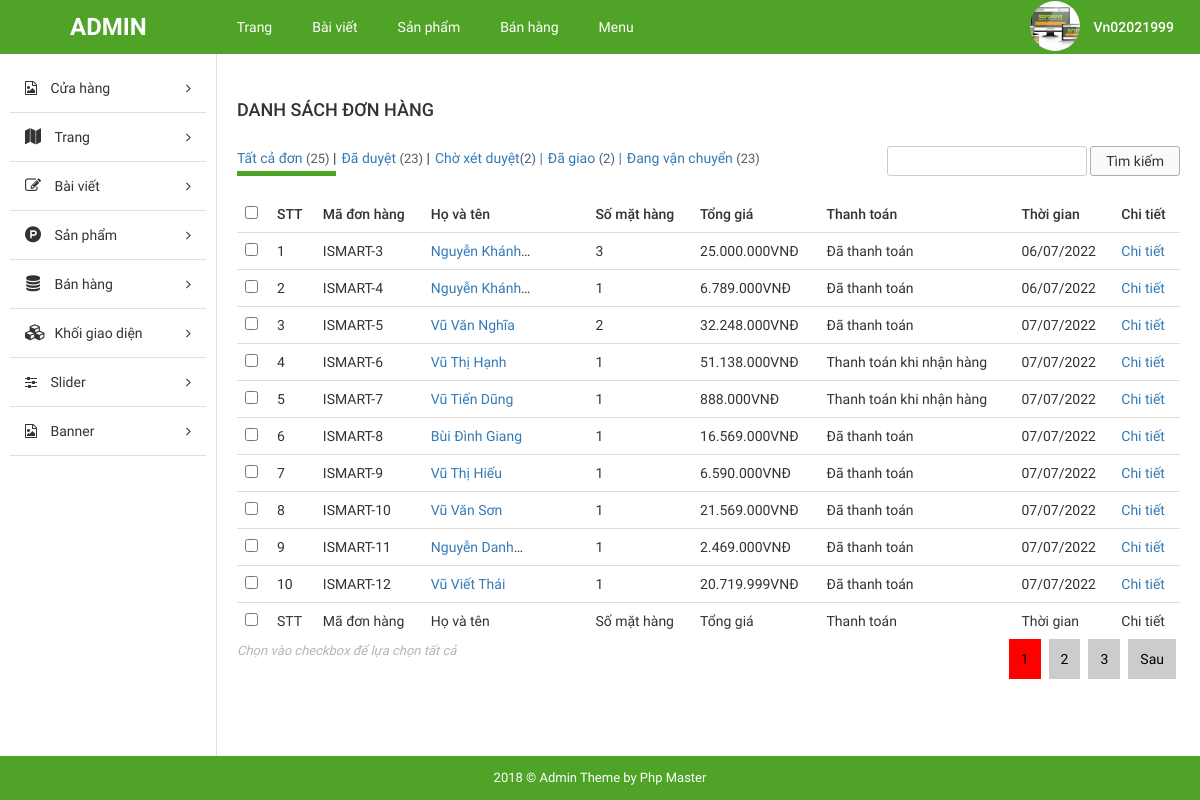
/admin/index.php (signed in), run on the app's committed database.
### tables this page shows
CREATE TABLE `tbl_order` (
  `order_id` int(4) unsigned NOT NULL AUTO_INCREMENT,
  `cus_id` int(5) NOT NULL,
  `product_infor` varchar(100) NOT NULL,
  `status` enum('1','2') DEFAULT '1',
  `is_checkout` enum('1','2') NOT NULL,
  `date_cre` int(40) NOT NULL,
  `total_cost` int(40) NOT NULL,
  `is_checked` enum('1','2') NOT NULL DEFAULT '1',
  PRIMARY KEY (`order_id`)
);

CREATE TABLE `tbl_customer` (
  `customer_id` int(5) unsigned NOT NULL AUTO_INCREMENT,
  `fullname` varchar(40) NOT NULL,
  `date_cre` int(40) NOT NULL,
  `phone` varchar(14) NOT NULL,
  `address` varchar(200) NOT NULL,
  `email` varchar(100) NOT NULL,
  `number_ordered` int(5) NOT NULL DEFAULT 1,
  PRIMARY KEY (`customer_id`)
);

### admin/modules/checkout/controllers/indexController.php (called while the page is built, shortened)
<?php
function indexAction()
{
    $currentPage = isset($_GET['page']) ? $_GET['page'] : 1;
    $data['currentPage']= $currentPage;
    $type = isset($_GET['type']) ? $_GET['type']: 0;
    $active = $type;
    switch ($type) {
        case 0:
            $listOrder = get_list_order_by_page($currentPage);
            $total= get_list_order();
            break;
    }
    $data['active'] =$active;
$data['total']= count($total);
    $data['listOrder'] = $listOrder;
    load_view('index', $data);
}

### admin/config/default.php (called while the page is built, shortened)
<?php
$config['base_url']= "http://localhost/unitop/backend/project/ismart.com/admin/";
$config['default_module']= "checkout";
$config['default_controller']="index";
$config['default_action']="index";
$config['numberProductPerPage']= 10;
?>

### admin/config/email.php (called while the page is built)
<?php
$config['email']=[
    'host'=>"smtp.gmail.com",
    'username'=>'vn0202.nd@gmail.com',
    'password'=>"nghia02021998",
    'SMTPSecure'=>"TLS",
    'port'=>587,
    'fullname'=>"Vũ Văn Nghĩa"
]
?>

### admin/libraries/database.php (called while the page is built, shortened)
<?php
function db_query($query_string){
    global $conn;
    $mysql_result = mysqli_query($conn,$query_string);
        return $mysql_result;
}
function db_fetch_row($query_string){
    $mysql_result= db_query($query_string);
    $result = mysqli_fetch_assoc($mysql_result);
    return $result;
}
function db_fetch_array($query_string){
    $result=[];
    $mysql_result= db_query($query_string);
    if(mysqli_num_rows($mysql_result)>0){
        while($row= mysqli_fetch_assoc($mysql_result)){
            $result[]= $row;
        }
    }
    return $result;
}

### admin/core/appload.php (called while the page is built, shortened)
<?php
require CONFIGPATH . DIRECTORY_SEPARATOR . "database.php";
require CONFIGPATH. DIRECTORY_SEPARATOR . "default.php";
require CONFIGPATH . DIRECTORY_SEPARATOR. "email.php";
require COREPATH.DIRECTORY_SEPARATOR . "base.php";
require COREPATH. DIRECTORY_SEPARATOR . "router.php";
?>

### admin/index.php (called while the page is built, shortened)
<?php
 require COREPATH. DIRECTORY_SEPARATOR . "appload.php";
?>

### admin/helper/string.php (called while the page is built)
<?php
function convert_price_to_string($price, $unit = "VNĐ")
{
    $price = (int)$price;
    return  number_format($price, 0, ".", ".") . $unit;
}
?>

### admin/modules/checkout/views/indexView.php (the view, shortened to what this page needs)
<div id="main-content-wp" class="list-product-page">
    <div class="wrap clearfix">
        <div id="content" class="fl-right">
            <div class="section" id="title-page">
                <div class="clearfix">
                    <h3 id="index" class="fl-left">Danh sách đơn hàng</h3>
                </div>
            </div>
            <div class="section" id="detail-page">
                <div class="section-detail">
                    <div class="filter-wp clearfix">
                        <ul class="post-status fl-left">
                            <li class="all <?php echo $active== 0 ? 'active': ""?>"><a href="?mod=checkout&type=0"  >Tất cả đơn <span class="count">(<?php echo count(get_list_order())?>)</span></a> |</li>
                            <li class="publish <?php echo $active== 1 ? 'active': ""?>"><a href="?mod=checkout&type=1">Đã duyệt <span class="count">(<?php echo get_number_by_condtion("`is_checked`='2'")?>)</span></a> |</li>
                            <li class="pending <?php echo $active== 2 ? 'active': ""?>"><a href="?mod=checkout&type=2">Chờ xét duyệt<span class="count">(<?php echo get_number_by_condtion("`is_checked`='1'")?>)</span> |</a></li>
                            <li class="finished <?php echo $active== 3 ? 'active': ""?>"><a href="?mod=checkout&type=3">Đã giao <span class="count">(<?php echo get_number_by_condtion("`status`='2'")?>)</span> |</a></li>
                            <li class="dispathing <?php echo $active==4 ? 'active': ""?>"><a href="?mod=checkout&type=4">Đang vận chuyển <span class="count">(<?php echo get_number_by_condtion("`status`='1'")?>)</span> </a></li>
                        </ul>
                        <form method="GET" class="form-s fl-right">
                            <input type="text" name="s" id="s">
                            <input type="submit" name="sm_s" value="Tìm kiếm">
                        </form>
                    </div>
                    <?php  if(!empty($listOrder)){?>
                    <div class="table-responsive">
                        <table class="table list-table-wp">
                            <thead>
                                <tr>
                                    <td><input type="checkbox" name="checkAll" id="checkAll"></td>
                                    <td><span class="thead-text">STT</span></td>
                                    <td><span class="thead-text">Mã đơn hàng</span></td>
                                    <td><span class="thead-text">Họ và tên</span></td>
                                    <td><span class="thead-text">Số mặt hàng</span></td>
                                    <td><span class="thead-text">Tổng giá</span></td>
                                    <td><span class="tfoot-text">Thanh toán</span></td>
                                    <td><span class="thead-text">Thời gian</span></td>
                                    <td><span class="thead-text">Chi tiết</span></td>
                                </tr>
                            </thead>
                            <tbody>
                                <?php
                                $i = 0;
                                  foreach($listOrder as $item){ $i++;
                                  $customer = get_infor_customer($item['cus_id']);
                                  ?>
                                <tr>
                                    <td><input type="checkbox" name="checkItem[]" class="checkItem" value="<?php echo $item['order_id']?>"></td>
                                    <td><span class="tbody-text"><?php echo $i; ?></h3></span>
                                    <td><span class="tbody-text">ISMART-<?php echo $item['order_id']?></h3></span>
                                    <td>
                                        <div class="tb-title fl-left">
                                            <a href="" title=""><?php echo $customer['fullname'] ?></a>
                                        </div>
                                    </td>
                                    <td><span class="tbody-text"><?php echo count( get_number_product_in_order($item["order_id"]))?></span></td>
                                    <td><span class="tbody-text"><?php echo convert_price_to_string($item['total_cost'],"VNĐ")?></span></td>
                                    <td><span class="tbody-text"><?php get_type_payment($item['is_checkout'])?></span></td>
                                    <td><span class="tbody-text"><?php echo date("d/m/Y",$item['date_cre'])?></span></td>
                                    <td><a href="?mod=checkout&action=detailOrder&id=<?php echo $item['order_id']?>" title="" class="tbody-text">Chi tiết</a></td>
                                </tr>
                                <?php }?>
                            </tbody>
                            <tfoot>
                                <tr>
                                    <td><input type="checkbox" name="checkAll" id="checkAll"></td>
                                    <td><span class="tfoot-text">STT</span></td>
                                    <td><span class="tfoot-text">Mã đơn hàng</span></td>
                                    <td><span class="tfoot-text">Họ và tên</span></td>
                                    <td><span class="tfoot-text">Số mặt hàng</span></td>
                                    <td><span class="tfoot-text">Tổng giá</span></td>
                                    <td><span class="tfoot-text">Thanh toán</span></td>
                                    <td><span class="tfoot-text">Thời gian</span></td>
                                    <td><span class="tfoot-text">Chi tiết</span></td>
                                </tr>
                            </tfoot>
                        </table>
                    </div>
                    <?php }else{
                echo " Hiện chưa có đơn hàng nào";
            }?>
                </div>
            </div>
            <div class="section" id="paging-wp">
                <div class="section-detail clearfix">
                    <p id="desc" class="fl-left">Chọn vào checkbox để lựa chọn tất cả</p>
                    <?php
                  echo   get_pagin($total,$currentPage,"?mod=checkout&page=");
                    ?>
                </div>
            </div>
        </div>
    </div>
</div>

### admin/core/base.php (shortened to what this page needs)
<?php
function get_header($name = "")
{
    if (empty($name)) {
        $name = "header";
    } else {
        $name = "header-{$name}";
    }
    $path = LAYOUTPATH . DIRECTORY_SEPARATOR . $name . ".php";
    if (file_exists($path)) {
        require $path;
    } else {
        echo "Can't find {$path}";
    }
}
function get_footer($name = "")
{
    if (empty($name)) {
        $name = "footer";
    } else {
        $name = "footer-{$name}";
    }
    $path = LAYOUTPATH . DIRECTORY_SEPARATOR . $name . ".php";
    if (file_exists($path)) {
        require $path;
    } else {
        echo "Can't find {$path}";
    }
}
function get_sibar($name = "",$data=[])
{
    if (empty($name)) {
        $name = "sibar";
    } else {
        $name = "sibar-{$name}";
    }
    $path = LAYOUTPATH . DIRECTORY_SEPARATOR . $name . ".php";
    if (file_exists($path)) {
        if(is_array($data)){
            foreach($data as $key=>$val)
            {
                $$key=$val;
            }
        }
        require $path;
    } else {
        echo " Can't find {$path}";
    }
}
function get_module()
{
    global $config;
    $module = isset($_GET['mod']) ? $_GET['mod'] : $config['default_module'];
    return $module;
}
function load_view($name, $data_send=[]){
    $data= $data_send;
$path = MODULESPATH . DIRECTORY_SEPARATOR . get_module(). DIRECTORY_SEPARATOR. "views". DIRECTORY_SEPARATOR. $name."View.php" ;
if(file_exists($path)){
    require $path;
}
else{
    echo " Can't find {$path}";
}
}
function call_function($lists){
    if(is_array($lists)&& !empty($lists)){
        foreach($lists as $key=>$f){
            if(function_exists($f())){
                $f();
            }
        }
    }
}

### admin/modules/checkout/models/indexModel.php (shortened to what this page needs)
<?php
function get_list_order($condition="")
{
    $result = db_fetch_array("SELECT * FROM `tbl_order` {$condition}");
    return $result;
}
function get_list_order_by_page($currentPage,$where="")
{
    global $config ;
    $numberProductPerPage= $config['numberProductPerPage'];
    $currentPage= (int)$currentPage;
    $offset= ($currentPage-1)*$numberProductPerPage;
        $result= db_fetch_array( "SELECT * FROM `tbl_order` {$where} LIMIT {$offset},{$numberProductPerPage}");
    return $result;
}
function get_number_product_in_order($orderID)
{
    $result = db_fetch_row("SELECT * FROM `tbl_order` WHERE `order_id`={$orderID}");
    if(!empty($result))
    {
$list = [];
        $productInfor = $result['product_infor'];
        $productInfor= explode(";",$productInfor);
        foreach($productInfor as $product){
            $product= explode("-",$product);
    $list[]= [
        'product_id'=>(int)$product[0],
        'product_number'=>(int)$product[1],
    ];
        }
        return $list;
    }
}
function get_infor_customer($customerID){
    $customerID= (int)$customerID;
    $result= db_fetch_row("SELECT * FROM `tbl_customer` WHERE `customer_id`={$customerID}");
    return $result;
}
function get_type_payment($type){
    if($type==1)
    {
        echo "Đã thanh toán";
    }
    else{
        echo "Thanh toán khi nhận hàng";
    }
}
function get_number_by_condtion($condition){
    $result= db_fetch_array("SELECT * FROM `tbl_order` WHERE {$condition}");
    return count($result);
}
?>

### data on the page
tbl_order: is_checkout "1" (drawn), order_id "3", tbl_customer.fullname "Nguyễn…", count( get_number_product_in_order($item["order_id"])) "3", total_cost "25.000.000VNĐ", date_cre "06/07/2022"
tbl_order: order_id "4", tbl_customer.fullname "Nguyễn…", count( get_number_product_in_order($item["order_id"])) "1", total_cost "6.789.000VNĐ", is_checkout "Đã thanh toán", date_cre "06/07/2022"
tbl_order: order_id "5", tbl_customer.fullname "Vũ Văn Nghĩa", count( get_number_product_in_order($item["order_id"])) "2", total_cost "32.248.000VNĐ", is_checkout "Đã thanh toán", date_cre "07/07/2022"
tbl_order: order_id "6", tbl_customer.fullname "Vũ Thị Hạnh", count( get_number_product_in_order($item["order_id"])) "1", total_cost "51.138.000VNĐ", is_checkout "Thanh toán khi nhận hàng", date_cre "07/07/2022"
tbl_order: order_id "7", tbl_customer.fullname "Vũ Tiến Dũng", count( get_number_product_in_order($item["order_id"])) "1", total_cost "888.000VNĐ", is_checkout "Thanh toán khi nhận hàng", date_cre "07/07/2022"
tbl_order: order_id "8", tbl_customer.fullname "Bùi Đình Giang", count( get_number_product_in_order($item["order_id"])) "1", total_cost "16.569.000VNĐ", is_checkout "Đã thanh toán", date_cre "07/07/2022"
tbl_order: order_id "9", tbl_customer.fullname "Vũ Thị Hiếu", count( get_number_product_in_order($item["order_id"])) "1", total_cost "6.590.000VNĐ", is_checkout "Đã thanh toán", date_cre "07/07/2022"
tbl_order: order_id "10", tbl_customer.fullname "Vũ Văn Sơn", count( get_number_product_in_order($item["order_id"])) "1", total_cost "21.569.000VNĐ", is_checkout "Đã thanh toán", date_cre "07/07/2022"
tbl_order: order_id "11", tbl_customer.fullname "Nguyễn…", count( get_number_product_in_order($item["order_id"])) "1", total_cost "2.469.000VNĐ", is_checkout "Đã thanh toán", date_cre "07/07/2022"
tbl_order: order_id "12", tbl_customer.fullname "Vũ Viết Thái", count( get_number_product_in_order($item["order_id"])) "1", total_cost "20.719.999VNĐ", is_checkout "Đã thanh toán", date_cre "07/07/2022"

### other printed values
count(get_list_order()) "25"
get_number_by_condtion("`is_checked`='2'") "23"
get_number_by_condtion("`is_checked`='1'") "2"
get_number_by_condtion("`status`='2'") "2"
get_number_by_condtion("`status`='1'") "23"
